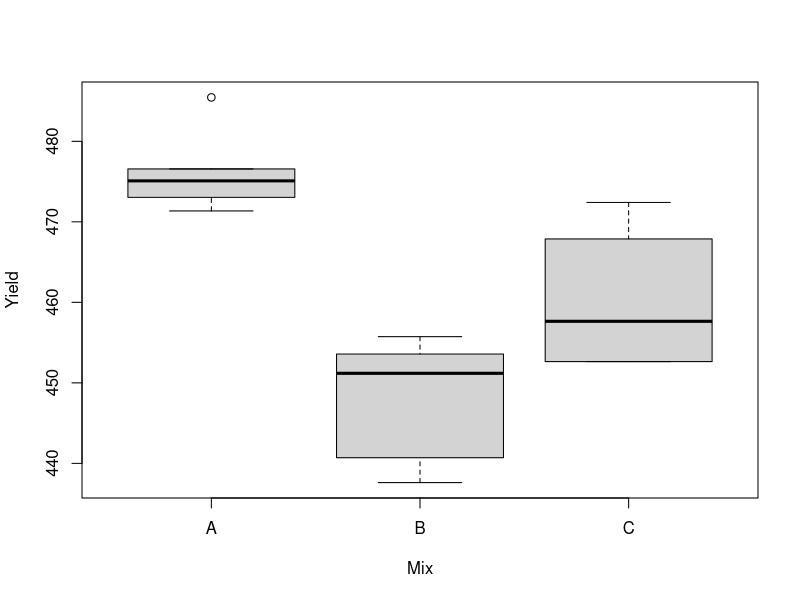

Recreate this plot in R. (Note: this script raises an error after producing the figure.)
## Read data into an object named firstGrass_data
# complete the code
# Note that sep="\t" indicates that columns are separated by tabs
# reading in a header can be TRUE or FALSE
firstGrass_data <- read.table(file = "First cut of Grass.txt", header = TRUE )

# Create the most appropriate plot (1, 2 or 3)
# option 1 boxplot
with(firstGrass_data, boxplot(Yield ~ Mix))

# option 2 jitterplot

ggplot(firstGrass_data, aes(x=Mix, y=Yield)) + 
  geom_jitter(position=position_jitter(0.1))

#label: create dummies

# Create dummies for the levels of 'Mix"
firstGrass_data <- dummy_cols(firstGrass_data, select_columns ="Mix" )
head(firstGrass_data, 15)

